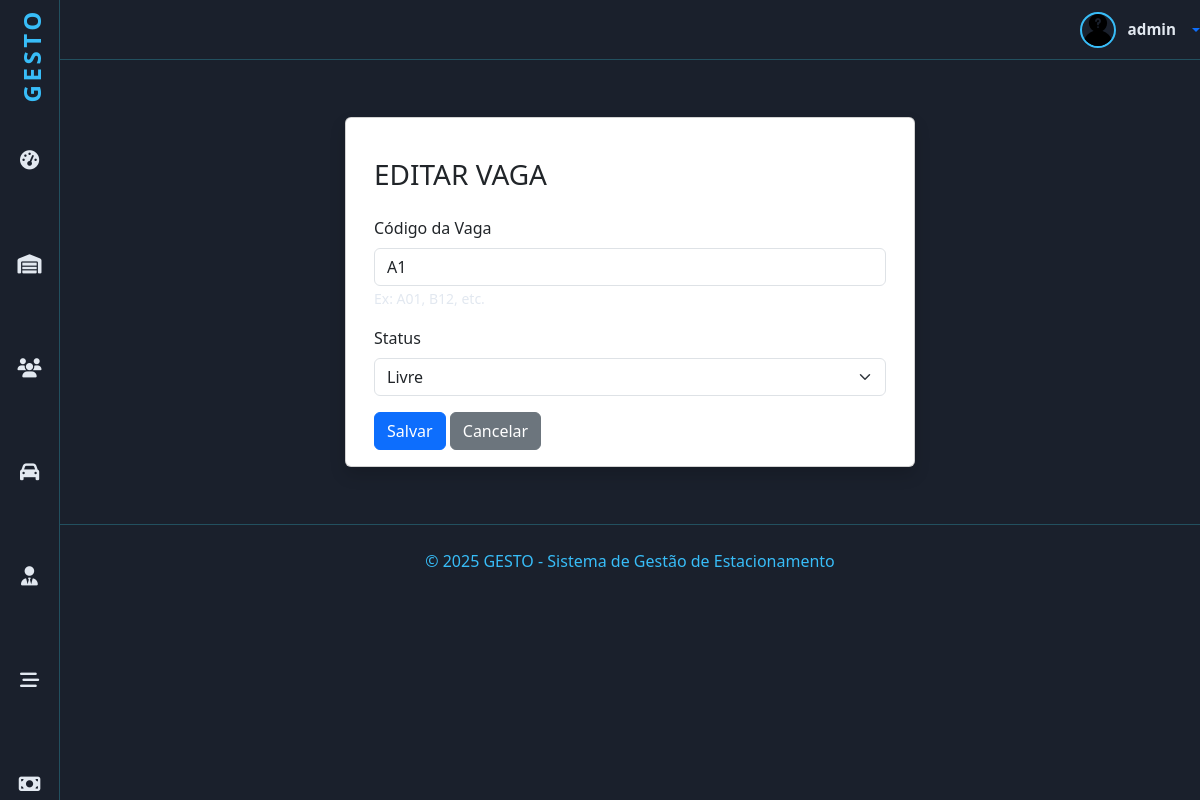
Page /vagas/1/editar (signed in) on the earlier database version.
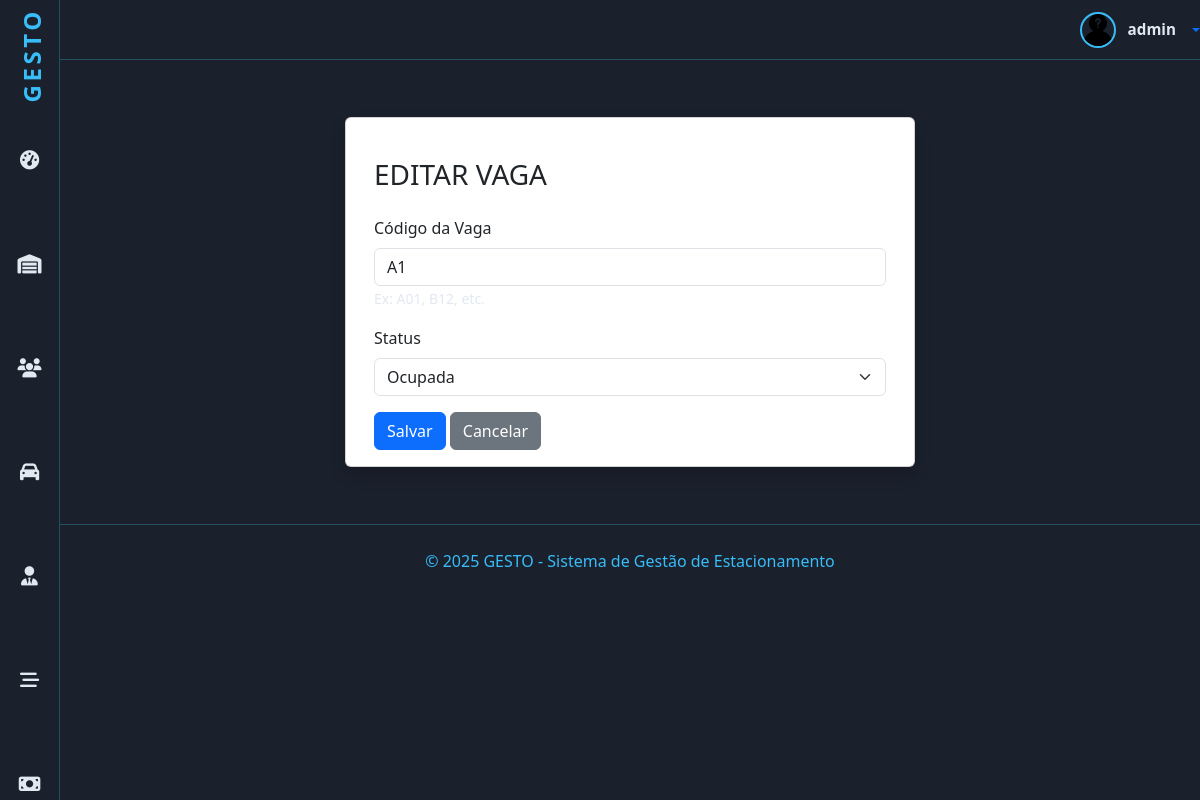
Same page on the later database version.
### vagas/models.py (models this page shows, shortened)
class Vaga(models.Model):
    STATUS = (
        ('livre', 'Livre'),
        ('ocupada', 'Ocupada'),
        ('manutencao', 'Em manutenção'),
    )
    codigo = models.CharField('Código da Vaga', max_length=10, unique=True, help_text='Ex: A01, B12, etc.')
    status = models.CharField('Status', max_length=10, choices=STATUS, default='L')
    class Meta:
        verbose_name = 'Vaga'
        verbose_name_plural = 'Vagas'
        ordering = [Upper('codigo')]

### vagas/views.py (the view)
# urls.py: path('<int:pk>/editar', VagaUpdateView.as_view(), name='vaga_editar'),
class VagaUpdateView(PermissionRequiredMixin, SuccessMessageMixin, UpdateView):
    permission_required = 'vagas.update_vaga'
    permission_denied_message = 'Editar vaga'
    model = Vaga
    form_class = VagaModelForm
    template_name = 'vaga_form.html'
    success_url = reverse_lazy('vagas')
    success_message = 'Vaga alterada com sucesso!'

### vagas/forms.py
class VagaModelForm(forms.ModelForm):
    class Meta:
        model = Vaga
        fields = ['codigo', 'status']
        error_messages = {
            'codigo': {
                'required': 'O código da vaga é um campo obrigatório.',
                'unique': 'Uma vaga com este código já está cadastrada!',
            },
            'status': {
                'required': 'A seleção do status é um campo obrigatório.',
            },
        }

### vagas/templates/vaga_form.html (shortened to what this page needs)
{% extends 'principal.html' %}
{% load django_bootstrap5 %}
{% block content %}
<div id="dados">
<div class="card shadow m-3 col-md-6 mx-auto">
        <div class="card-body">
<div class="container">
    <h3 class="mt-4 mb-4">EDITAR VAGA</h3>
    <form method="post" enctype="multipart/form-data">
        {% bootstrap_form form %}
        <button type="submit" class="btn btn-primary">Salvar</button>
        <a href="{% url 'vagas' %}" class="btn btn-secondary">Cancelar</a>
    </form>
</div>
</div>
</div>
</div>
{% endblock %}

Differences in the rows shown:
changed Vaga: status "Livre" → "Ocupada"
